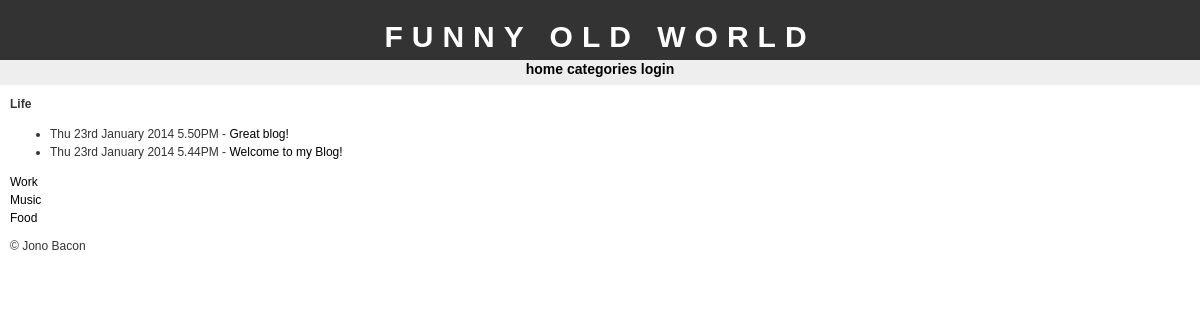
Page /viewcat.php?id=1 on the committed database.
### tables this page shows
CREATE TABLE IF NOT EXISTS `categories` (
  `id` tinyint(4) NOT NULL AUTO_INCREMENT,
  `cat` varchar(20) NOT NULL,
  PRIMARY KEY (`id`)
);

CREATE TABLE IF NOT EXISTS `entries` (
  `id` int(11) NOT NULL AUTO_INCREMENT,
  `cat_id` tinyint(4) NOT NULL,
  `dateposted` datetime NOT NULL,
  `subject` varchar(100) NOT NULL,
  `body` text NOT NULL,
  PRIMARY KEY (`id`),
  KEY `cat_id` (`cat_id`)
);

### viewcat.php (the view, shortened to what this page needs)
<?php
require("config.php");
$error = 0;
if(isset($_GET['id']) == TRUE) {
	if($error == 1) {
		header("Location: " . $config_basedir . "/viewcat.php");
	}
	else {
		$validcat = $_GET['id'];
	}
}
else {
	$validcat = 0;
}
require("header.php");
$sql = "SELECT * FROM categories";
$result = mysql_query($sql);
while($row = mysql_fetch_assoc($result)) {
	if($validcat == $row['id']) {
		echo "<strong>" . $row['cat'] . "</strong><br />";
		$entriessql = "SELECT * FROM entries WHERE cat_id = " . $validcat . " ORDER BY dateposted DESC;";
		$entriesres = mysql_query($entriessql);
		$numrows_entries = mysql_num_rows($entriesres);
		echo "<ul>";
		if($numrows_entries == 0) {
			echo "<li>No entries!</li>";
		}
		else {
			while($entriesrow = mysql_fetch_assoc($entriesres)) {
				echo "<li>" . date("D jS F Y g.iA", strtotime($entriesrow	['dateposted'])) . " - <a href='viewentry.php?id=" . $entriesrow['id'] . "'>" . $entriesrow['subject'] ."</a></li>";
			}
		}
		echo "</ul>";
	}
	else {
		echo "<a href='viewcat.php?id=" . $row['id'] . "'>" . $row['cat'] . "</a><br />";
	}
}
require("footer.php");
?>

### stylesheet.css (style rules this page uses)
body { font-family: "trebuchet ms", verdana, sans-serif; font-size: 12px; line-height: 1.5em; color: #333; background: #ffffff; margin: 0; padding: 0; text-align: center; width: 100%; }
a:link { text-decoration: none; color: #000; }

### rows in the picture
categories: cat "Life"
entries: dateposted "Thu 23rd January 2014 5.50PM", subject "Great blog!"
entries: dateposted "Thu 23rd January 2014 5.44PM", subject "Welcome to my Blog!"
categories: cat "Work"
categories: cat "Music"
categories: cat "Food"

### other values in the picture
$config_blogname "FUNNY OLD WORLD"
$config_author "Jono Bacon"
